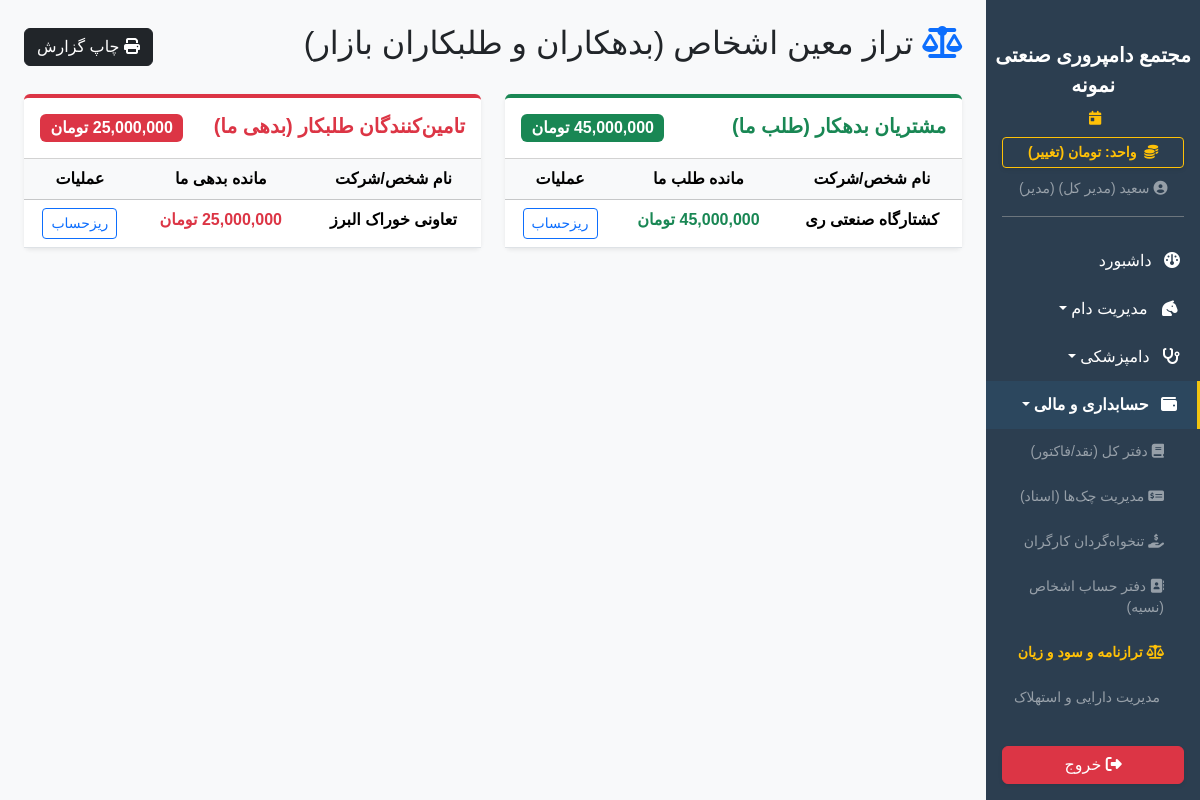
The page /finance/contacts/ledger (signed in) on the database as committed earlier.
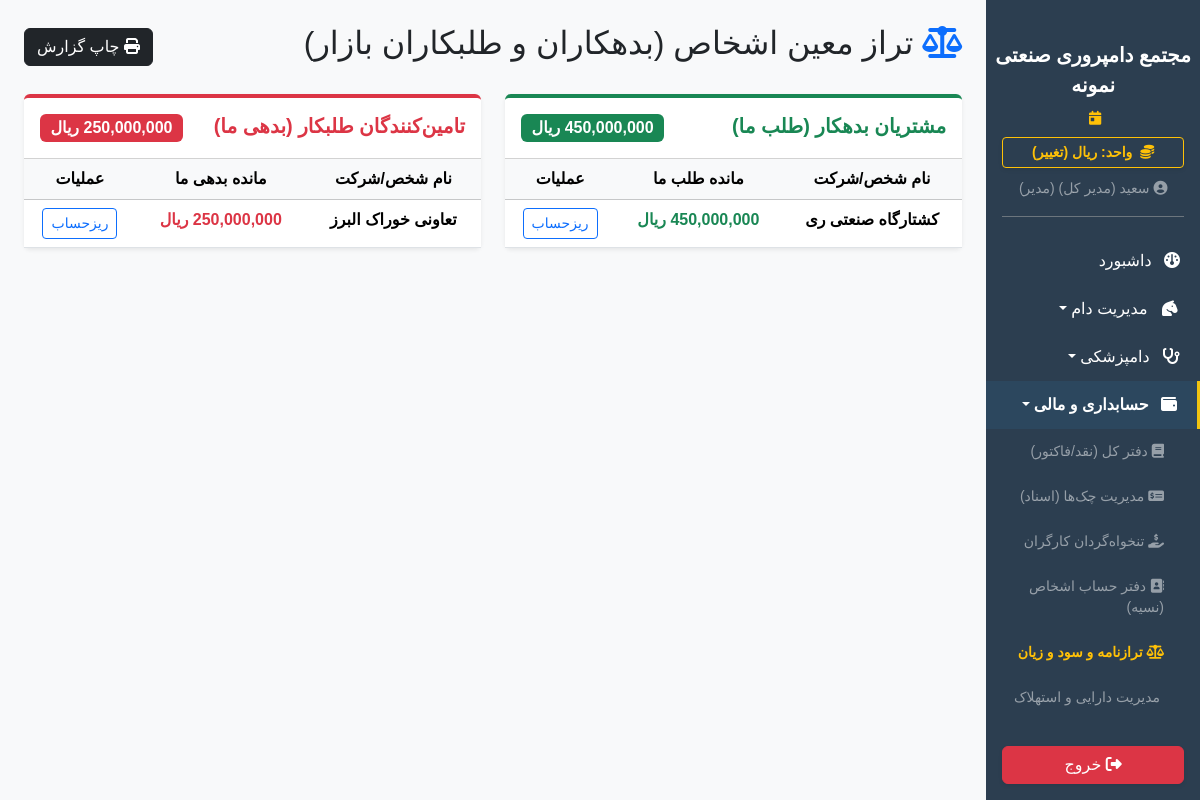
The same page on the database as committed later.
### app/models.py (models this page shows)
class SystemSetting(db.Model):
    id = db.Column(db.Integer, primary_key=True)
    key = db.Column(db.String(50), unique=True, nullable=False)
    value = db.Column(db.String(255), nullable=False)
    description = db.Column(db.String(255), nullable=True)

class Contact(db.Model):
    id = db.Column(db.Integer, primary_key=True)
    name = db.Column(db.String(150), nullable=False) # نام شخص، قصابی یا کارخانه
    phone = db.Column(db.String(20), nullable=True)
    contact_type = db.Column(db.String(50), default='عمومی') # مشتری، تامین‌کننده خوراک
    economic_code = db.Column(db.String(50), nullable=True)
    bank_card = db.Column(db.String(30), nullable=True)
    balance = db.Column(Numeric(18, 2), default=0.0)
    created_at = db.Column(db.DateTime, default=datetime.utcnow)
    transactions = db.relationship('Transaction', backref='contact', lazy=True)
    cheques = db.relationship('Cheque', backref='contact', lazy=True)
    documents = db.relationship('ContactDocument', backref='contact', lazy=True, cascade="all, delete-orphan")

### app/blueprints/finance.py (the view)
@finance_bp.route('/contacts/ledger')
@login_required
def contacts_ledger():
    all_contacts = Contact.query.all()
    debtors = [c for c in all_contacts if c.balance > 0] # کسانی که به ما بدهکارند (طلب ما)
    creditors = [c for c in all_contacts if c.balance < 0] # کسانی که ما به آنها بدهکاریم
    total_debtors = sum(c.balance for c in debtors)
    total_creditors = abs(sum(c.balance for c in creditors))
    return render_template('finance/ledger_balance.html',
                           debtors=debtors, creditors=creditors,
                           total_debtors=total_debtors, total_creditors=total_creditors)

### app/__init__.py (called while the page is built)
def get_system_setting(key, default):
    from app.models import SystemSetting
    s = SystemSetting.query.filter_by(key=key).first()
    return s.value if s else default

### app/blueprints/dashboard.py (called while the page is built)
@dashboard_bp.app_context_processor
def inject_settings():
    try:
        all_settings = {s.key: s.value for s in SystemSetting.query.all()}
    except:
        all_settings = {}
    return dict(system_settings=all_settings)

### app/templates/finance/ledger_balance.html
{% extends 'base.html' %}
{% block content %}
<div class="d-flex justify-content-between align-items-center mb-4 no-print">
    <h2><i class="fa-solid fa-scale-balanced text-primary"></i> تراز معین اشخاص (بدهکاران و طلبکاران بازار)</h2>
    <button onclick="window.print()" class="btn btn-dark"><i class="fa-solid fa-print"></i> چاپ گزارش</button>
</div>
<div class="row g-4">
    <div class="col-md-6">
        <div class="card border-0 shadow-sm border-top border-success border-4">
            <div class="card-header bg-white py-3 d-flex justify-content-between">
                <h5 class="mb-0 fw-bold text-success">مشتریان بدهکار (طلب ما)</h5>
                <span class="badge bg-success fs-6">{{ total_debtors|currency }}</span>
            </div>
            <div class="card-body p-0">
                <table class="table table-hover text-center mb-0">
                    <thead class="table-light"><tr><th>نام شخص/شرکت</th><th>مانده طلب ما</th><th>عملیات</th></tr></thead>
                    <tbody>
                        {% for d in debtors %}
                        <tr>
                            <td class="fw-bold">{{ d.name }}</td>
                            <td class="text-success fw-bold">{{ d.balance|currency }}</td>
                            <td><a href="{{ url_for('finance.contact_profile', id=d.id) }}" class="btn btn-sm btn-outline-primary">ریزحساب</a></td>
                        </tr>
                        {% endfor %}
                    </tbody>
                </table>
            </div>
        </div>
    </div>
    <div class="col-md-6">
        <div class="card border-0 shadow-sm border-top border-danger border-4">
            <div class="card-header bg-white py-3 d-flex justify-content-between">
                <h5 class="mb-0 fw-bold text-danger">تامین‌کنندگان طلبکار (بدهی ما)</h5>
                <span class="badge bg-danger fs-6">{{ total_creditors|currency }}</span>
            </div>
            <div class="card-body p-0">
                <table class="table table-hover text-center mb-0">
                    <thead class="table-light"><tr><th>نام شخص/شرکت</th><th>مانده بدهی ما</th><th>عملیات</th></tr></thead>
                    <tbody>
                        {% for c in creditors %}
                        <tr>
                            <td class="fw-bold">{{ c.name }}</td>
                            <td class="text-danger fw-bold">{{ (c.balance|abs)|currency }}</td>
                            <td><a href="{{ url_for('finance.contact_profile', id=c.id) }}" class="btn btn-sm btn-outline-primary">ریزحساب</a></td>
                        </tr>
                        {% endfor %}
                    </tbody>
                </table>
            </div>
        </div>
    </div>
</div>
{% endblock %}

### app/templates/base.html (shortened to what the changed rows need)
<!DOCTYPE html>
<html lang="fa" dir="rtl">
<head>
    <link href="https://cdn.jsdelivr.net/gh/rastikerdar/vazirmatn@v33.003/Vazirmatn-font-face.css" rel="stylesheet">
    <link rel="stylesheet" href="https://unpkg.com/persian-datepicker@1.2.0/dist/css/persian-datepicker.min.css">
    <link rel="stylesheet" href="https://cdn.jsdelivr.net/npm/bootstrap@5.3.2/dist/css/bootstrap.rtl.min.css">
    <link rel="stylesheet" href="https://cdnjs.cloudflare.com/ajax/libs/font-awesome/6.4.2/css/all.min.css">
    <link rel="stylesheet" href="{{ url_for('static', filename='css/style.css') }}">
</head>
<body>
    <div class="d-flex" id="wrapper">
        <div class="sidebar-bg d-flex flex-column" id="sidebar-wrapper">
            <div class="px-3 mb-2">
                <a href="{{ url_for('dashboard.toggle_currency') }}" class="btn btn-sm btn-outline-warning w-100 fw-bold shadow-sm">
                    <i class="fa-solid fa-coins me-1"></i> واحد: {{ get_system_currency_from_settings() }} (تغییر)
                </a>
            </div>
        </div>
        <div id="page-content-wrapper" class="w-100 bg-light" style="overflow-x: hidden;">
            <div class="container-fluid p-4">{% block content %}{% endblock %}</div>
        </div>
    </div>
</body>
</html>

Rows that differ between the two databases and show on the page:
changed SystemSetting: value "تومان" → "ریال"; value "45,000,000 تومان" → "450,000,000 ریال"; value "25,000,000 تومان" → "250,000,000 ریال"
changed Contact "کشتارگاه صنعتی ری": balance "45,000,000 تومان" → "450,000,000 ریال"
changed Contact "تعاونی خوراک البرز": balance.value "25,000,000 تومان" → "250,000,000 ریال"
